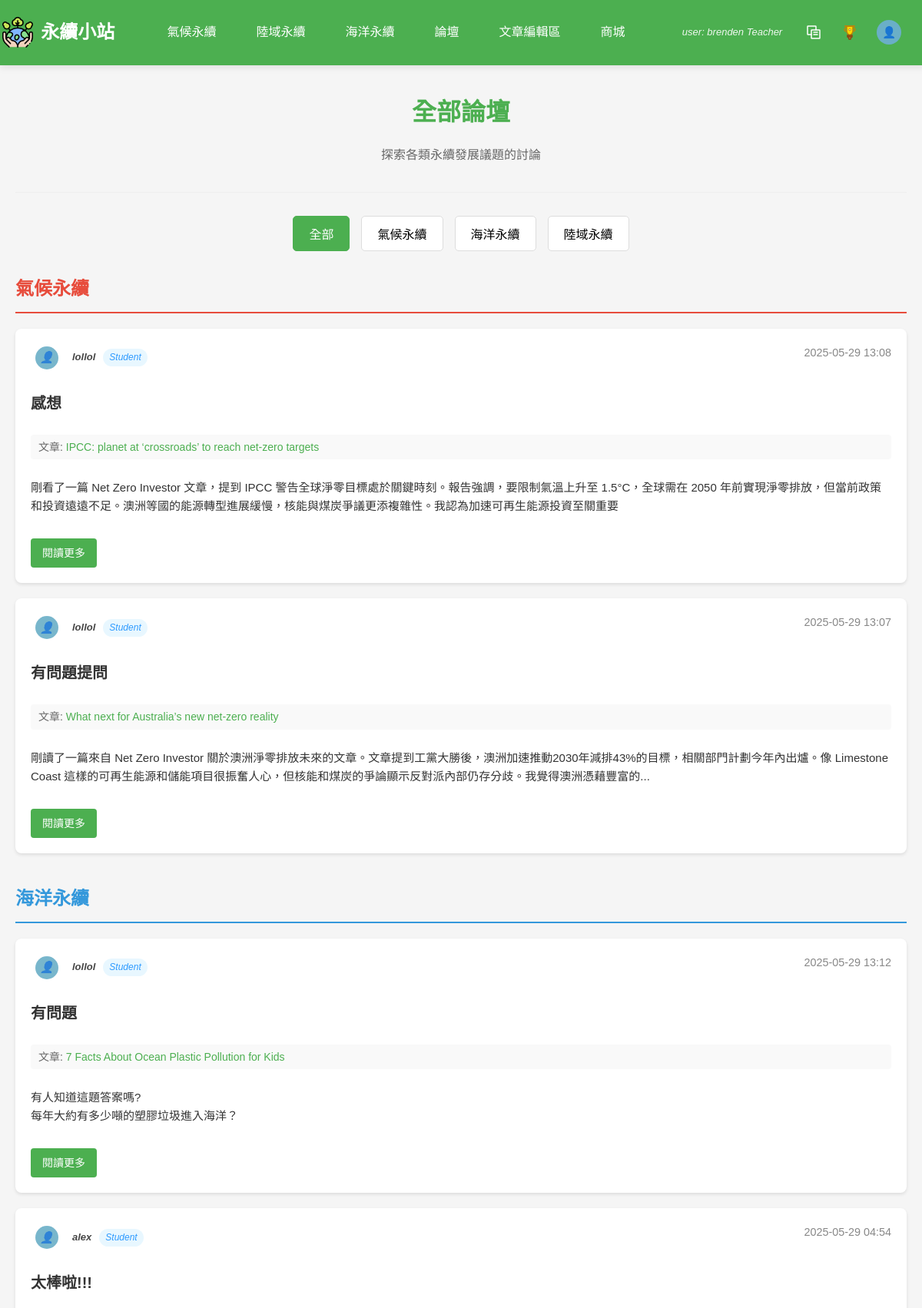
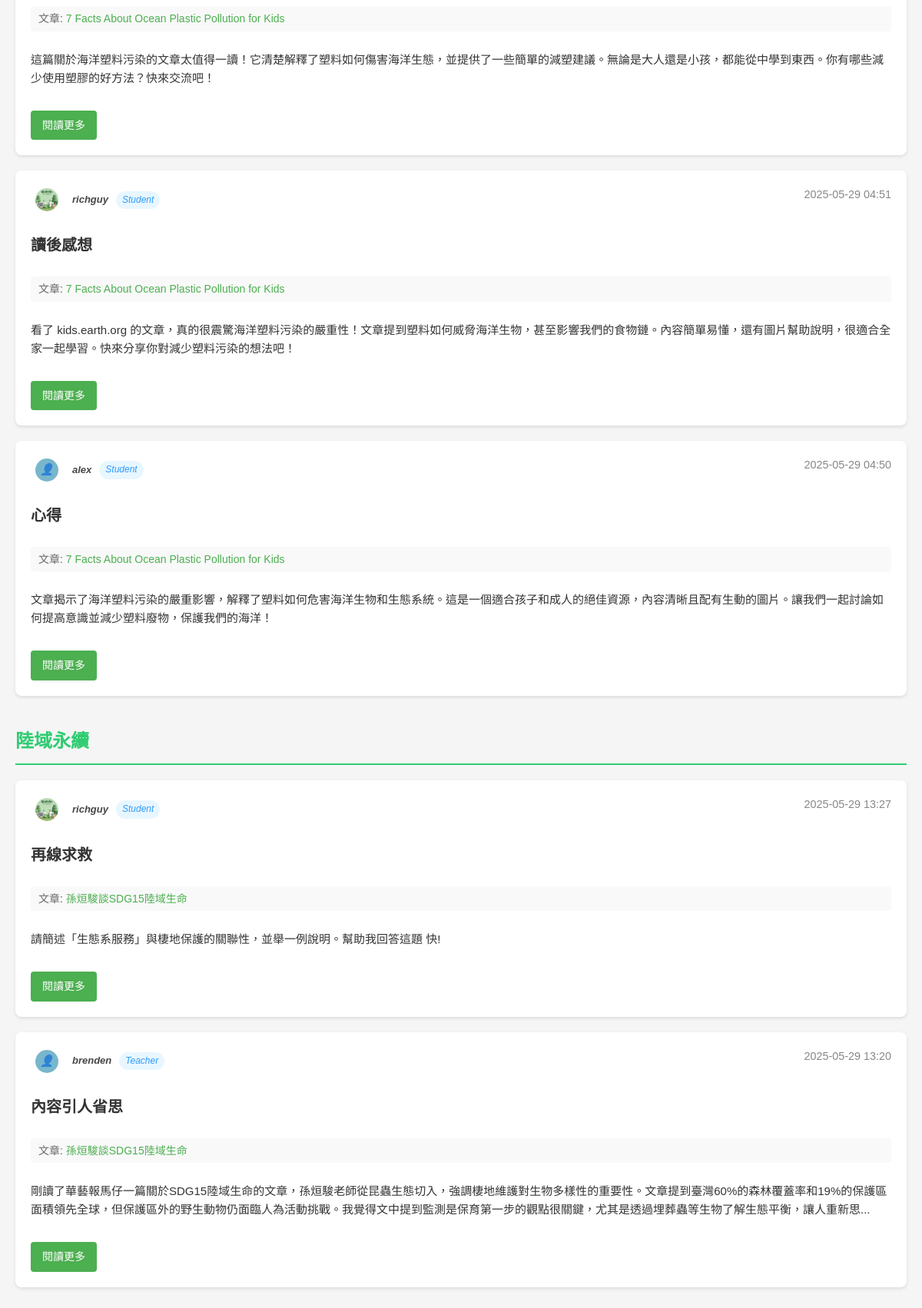
The app's page /php/all_forums.php (signed in) with its own data (2 pictures, top to bottom).
### tables this page shows
CREATE TABLE `communitypost` (
  `PostID` int(11) NOT NULL COMMENT '貼文編號 (PK)',
  `Content` text NOT NULL COMMENT '貼文內容',
  `ImageURL` varchar(255) DEFAULT NULL COMMENT '圖片網址',
  `PostDate` datetime DEFAULT current_timestamp() COMMENT '發文日期',
  `Title` varchar(50) DEFAULT NULL COMMENT '標題',
  `UserID` int(11) NOT NULL COMMENT 'FK to User',
  `ArticleID` int(11) DEFAULT NULL COMMENT '關聯的文章ID'
);

CREATE TABLE `user` (
  `UserID` int(11) NOT NULL COMMENT '使用者編號 (PK)',
  `Username` varchar(50) DEFAULT NULL COMMENT '使用者名稱',
  `Email` varchar(100) NOT NULL COMMENT '電子郵件',
  `Password` varchar(255) NOT NULL COMMENT '密碼 (加密儲存)',
  `JoinDate` datetime DEFAULT current_timestamp() COMMENT '註冊時間',
  `Status` enum('Student','Teacher','Admin') NOT NULL DEFAULT 'Student' COMMENT '使用者身份',
  `reset_token` varchar(255) DEFAULT NULL,
  `token_expire` datetime DEFAULT NULL,
  `AvatarURL` varchar(255) DEFAULT NULL,
  `BackgroundURL` varchar(255) DEFAULT NULL
);

CREATE TABLE `article` (
  `ArticleID` int(11) NOT NULL COMMENT '文章編號 (PK)',
  `Title` varchar(100) NOT NULL COMMENT '標題',
  `Category` varchar(50) NOT NULL COMMENT '分類',
  `ImageURL` varchar(255) DEFAULT NULL COMMENT '圖片網址',
  `Description` text DEFAULT NULL COMMENT '簡介',
  `ArticleURL` varchar(255) NOT NULL COMMENT '文章網址',
  `UserID` int(11) NOT NULL,
  `Content` longtext DEFAULT NULL COMMENT '文章內容',
  `created_at` timestamp NOT NULL DEFAULT current_timestamp(),
  `teacher_summary` longtext DEFAULT NULL COMMENT '老師重點整理'
);

### php/all_forums.php (the view, shortened to what this page needs)
<?php
include 'db_connect.php';
$categories = [
    'sdg13' => ['name' => '氣候永續', 'posts' => []],
    'sdg14' => ['name' => '海洋永續', 'posts' => []],
    'sdg15' => ['name' => '陸域永續', 'posts' => []]
];
$sql = "SELECT cp.*, u.Username, u.Status, u.AvatarURL, a.Category, a.Title as ArticleTitle
        FROM communitypost cp
        JOIN user u ON cp.UserID = u.UserID
        LEFT JOIN article a ON cp.ArticleID = a.ArticleID
        ORDER BY cp.PostDate DESC";
$result = $conn->query($sql);
if ($result && $result->num_rows > 0) {
    while ($row = $result->fetch_assoc()) {
        $category = $row['Category'] ?? '';
        $categories[$category]['posts'][] = $row;
    }
}
?>
<!DOCTYPE html>
<html lang="zh-TW">
<head>
    <link rel="stylesheet" href="../css/nav3.css">
    <link rel="stylesheet" href="../css/all_forums.css">
    <link rel="stylesheet" href="https://cdnjs.cloudflare.com/ajax/libs/font-awesome/5.15.4/css/all.min.css">
</head>
<body>
    <header>
        <?php include "nav.php"; ?>
    </header>
    <div class="forums-container">
        <div class="forums-header">
            <h1>全部論壇</h1>
            <p>探索各類永續發展議題的討論</p>
        </div>
        <div class="category-tabs">
            <button class="tab-btn active" data-category="all">全部</button>
            <button class="tab-btn" data-category="sdg13"><?php echo $categories['sdg13']['name']; ?></button>
            <button class="tab-btn" data-category="sdg14"><?php echo $categories['sdg14']['name']; ?></button>
            <button class="tab-btn" data-category="sdg15"><?php echo $categories['sdg15']['name']; ?></button>
        </div>
        <?php foreach ($categories as $categoryKey => $category): ?>
            <div class="category-section" id="<?php echo $categoryKey; ?>-section">
                <h2 class="category-title"><?php echo $category['name']; ?></h2>
                <div class="posts-container">
                    <?php if (empty($category['posts'])): ?>
                        <div class="no-posts">
                            <p>目前還沒有<?php echo $category['name']; ?>相關的貼文</p>
                        </div>
                    <?php else: ?>
                        <?php foreach ($category['posts'] as $post): ?>
                            <div class="post-card" data-category="<?php echo $categoryKey; ?>">
                                <div class="post-header">
                                    <div class="user-info">
                                        <?php if (!empty($post['AvatarURL'])): ?>
                                            <img src="../<?php echo htmlspecialchars($post['AvatarURL']); ?>" alt="用戶頭像" class="user-avatar" style="width: 30px; height: 30px; border-radius: 50%; margin-right: 8px;">
                                        <?php else: ?>
                                            <div class="default-avatar" style="width: 30px; height: 30px; border-radius: 50%; background: #6aafc7; display: flex; align-items: center; justify-content: center; margin-right: 8px; overflow: hidden;">
                                                <span style="font-size: 0.9rem; color: white;">👤</span>
                                            </div>
                                        <?php endif; ?>
                                        <span class="username"><?php echo htmlspecialchars($post['Username']); ?></span>
                                        <?php if (!empty($post['Status'])): ?>
                                            <span class="user-status" style="background-color: #e6f7ff; color: #1890ff; padding: 2px 8px; border-radius: 12px; font-size: 12px;"><?php echo htmlspecialchars($post['Status']); ?></span>
                                        <?php endif; ?>
                                    </div>
                                    <span class="post-date"><?php echo date('Y-m-d H:i', strtotime($post['PostDate'])); ?></span>
                                </div>
                                <h3 class="post-title">
                                    <a href="discuss.php?post_id=<?php echo $post['PostID']; ?>"><?php echo htmlspecialchars($post['Title']); ?></a>
                                </h3>
                                <div class="article-reference">
                                    <?php if (isset($post['ArticleTitle']) && !empty($post['ArticleTitle'])): ?>
                                        <span>文章: </span>
                                        <a href="article.php?id=<?php echo $post['ArticleID']; ?>"><?php echo htmlspecialchars($post['ArticleTitle']); ?></a>
                                    <?php else: ?>
                                        <span>獨立討論</span>
                                    <?php endif; ?>
                                </div>
                                <div class="post-content">
                                    <?php
                                        $content_preview = mb_substr(strip_tags($post['Content']), 0, 150, 'UTF-8');
                                        if (mb_strlen(strip_tags($post['Content']), 'UTF-8') > 150) {
                                            $content_preview .= '...';
                                        }
                                        echo nl2br(htmlspecialchars($content_preview));
                                    ?>
                                </div>
                                <a href="discuss.php?post_id=<?php echo $post['PostID']; ?>" class="read-more-btn">閱讀更多</a>
                            </div>
                        <?php endforeach; ?>
                    <?php endif; ?>
                </div>
            </div>
        <?php endforeach; ?>
    </div>
</body>
</html>

### php/nav.php (shortened to what this page needs)
<nav class="navbar">
    <div class="logo">
        <img src="../img/icon.png" style="color: white;" alt="永續小站 Logo">
        <h1 style="font-size: 24px;"><a href="index.php" class="logo-title">永續小站</a></h1>
    </div>
    <ul class="nav-links">
        <li><a href="climate.php" style="font-size: 16px;">氣候永續</a></li>
        <li><a href="landscape.php" style="font-size: 16px; ">陸域永續</a></li>
        <li><a href="ocean.php" style="font-size: 16px;">海洋永續</a></li>
        <li><a href="all_forums.php" style="font-size: 16px;">論壇</a></li>
        <?php if (isset($_SESSION['login_session']) && $_SESSION['login_session'] === true): ?>
            <?php if (isset($_SESSION['role']) && $_SESSION['role'] === 'Teacher'): ?>
                <li><a href="crawler.php">文章編輯區</a></li>
            <?php elseif (isset($_SESSION['role']) && $_SESSION['role'] === 'Admin'): ?>
                <li><a href="crawler.php">文章編輯區</a></li>
                <li><a href="view-all-qusetion.php">查看所有編輯中題目</a></li>
                <li><a href="merchandise_manage.php">商品管理</a></li>
            <?php endif; ?>
            <li><a href="shop.php">商城</a></li>
        <?php endif; ?>
    </ul>
    <div class="nav-icons">
        <?php if (isset($_SESSION['login_session']) && $_SESSION['login_session'] === true): ?>
            <?php if (isset($_SESSION['role']) && $_SESSION['role'] === 'Teacher'): ?>
                <span class="user-info">user: <?php echo $_SESSION['username']; ?> <?php echo $_SESSION['role']; ?></span>
                <a href="teacher_articles.php" class="icon-link" title="我的文章"><img src="../img/article_icon.svg" alt="我的文章"></a>
                <a href="teacher_achievement.php" class="icon-link"><img src="../img/achievement.svg" alt="成就"></a>
            <?php elseif (isset($_SESSION['role']) && $_SESSION['role'] === 'Student'): ?>
                <span class="user-info">user: <?php echo $_SESSION['username']; ?> <?php echo $_SESSION['role']; ?></span>
                <a href="achievement.php"><img src="../img/achievement.svg" alt="成就"></a>
            <?php elseif (isset($_SESSION['role']) && $_SESSION['role'] === 'Admin'): ?>
                <span class="user-info">user: <?php echo $_SESSION['username']; ?> <?php echo $_SESSION['role']; ?></span>
                <a href="teacher_achievement.php"><img src="../img/achievement.svg" alt="成就"></a>
            <?php endif; ?>
        <?php endif; ?>
        <?php if (isset($_SESSION['login_session']) && $_SESSION['login_session'] === true): ?>
            <?php
            $avatarURL = $_SESSION['AvatarURL'] ?? '';
            if (empty($avatarURL)) {
                $servername = "localhost";
                $db_username = "root";
                $db_password = "";
                $dbname = "sustain";
                $conn = new mysqli($servername, $db_username, $db_password, $dbname);
                $conn->set_charset("utf8mb4");
                $username = $_SESSION['username'];
                $sql = "SELECT AvatarURL FROM user WHERE Username='$username'";
                $result = $conn->query($sql);
                if ($result->num_rows > 0) {
                    $row = $result->fetch_assoc();
                    $avatarURL = $row['AvatarURL'] ?? '';
                }
            }
            if (!empty($avatarURL)) {
                echo '<a href="user.php"><img src="../' . htmlspecialchars($avatarURL) . '" alt="用戶" style="border-radius: 50%; width: 32px; height: 32px; object-fit: cover;"></a>';
            } else {
                echo '<a href="user.php" style="text-decoration: none;"><div class="default-avatar"><span class="default-avatar-icon">👤</span></div></a>';
            }
            ?>
        <?php endif; ?>
    </div>
</nav>

### css/nav3.css (style rules this page uses)
body, html { margin: 0; padding: 0; height: 100%; }
.navbar { background-color: #4CAF50; padding: 0.2rem; display: flex; justify-content: space-between; align-items: center; color: white; box-shadow: 0 2px 10px rgba(0, 0, 0, 0.1); position: fixed; top: 0; left: 0; width: 100%; z-index: 9999; transition: background-color 0.3s ease; }
.logo { display: flex; align-items: center; }
.logo img { width: 40px; height: 40px; margin-right: 10px; transition: transform 0.3s ease; }
.logo-title { text-decoration: none; color: white; transition: color 0.3s ease; }
.nav-links { list-style: none; padding: 0; margin: 0; display: flex; gap: 20px; }
.nav-links li a { text-decoration: none; color: white; font-size: 16px; padding: 0.5rem 1rem; transition: color 0.3s ease, background-color 0.3s ease; }
.nav-icons { display: flex; align-items: center; margin-right: 30px; }
.nav-icons a { margin-left: 15px; }
.nav-icons img { height: 40px; width: 40px; filter: brightness(100%); transition: filter 0.3s ease; }

### css/all_forums.css (style rules this page uses)
:root { --primary-color: #4CAF50; --primary-hover: #45a049; --text-dark: #333; --text-muted: #666; --text-light: #888; --bg-light: #f8f9fa; --error-bg: #f8d7da; --error-text: #721c24; --shadow: 0 2px 4px rgba(0, 0, 0, 0.1); --climate-color: #e74c3c; --ocean-color: #3498db; --land-color: #2ecc71; }
body { font-family: 'Microsoft JhengHei', Arial, sans-serif; background-color: #f5f5f5; color: var(--text-dark); line-height: 1.6; margin: 0; padding: 0; }
.forums-container { max-width: 1200px; margin: 80px auto 20px; padding: 20px; }
.forums-header { text-align: center; margin-bottom: 30px; padding-bottom: 20px; border-bottom: 1px solid #eee; }
.forums-header h1 { font-size: 32px; color: var(--primary-color); margin-bottom: 10px; }
.forums-header p { font-size: 16px; color: var(--text-muted); }
.category-tabs { display: flex; justify-content: center; gap: 15px; margin-bottom: 30px; flex-wrap: wrap; }
.tab-btn { padding: 10px 20px; background-color: #fff; border: 1px solid #ddd; border-radius: 5px; cursor: pointer; font-size: 16px; transition: all 0.3s ease; }
.tab-btn.active { background-color: var(--primary-color); color: white; border-color: var(--primary-color); }
.category-section { margin-bottom: 40px; }
.category-title { font-size: 24px; color: var(--primary-color); padding-bottom: 10px; border-bottom: 2px solid var(--primary-color); margin-bottom: 20px; }
#sdg13-section .category-title { color: var(--climate-color); border-bottom-color: var(--climate-color); }
#sdg14-section .category-title { color: var(--ocean-color); border-bottom-color: var(--ocean-color); }
#sdg15-section .category-title { color: var(--land-color); border-bottom-color: var(--land-color); }
.posts-container { display: flex; flex-direction: column; gap: 20px; }
.post-card { background: white; border-radius: 8px; box-shadow: var(--shadow); padding: 20px; transition: transform 0.2s, box-shadow 0.2s; display: flex; flex-direction: column; gap: 15px; }
.post-header { display: flex; justify-content: space-between; align-items: flex-start; margin-bottom: 10px; }
.user-info { display: flex; align-items: center; gap: 10px; }
.username { font-weight: bold; color: var(--text-dark); }
.post-date { color: var(--text-light); font-size: 0.9em; }
.post-title { margin: 0 0 10px 0; }
.post-title a { color: var(--text-dark); text-decoration: none; font-size: 20px; font-weight: bold; }
.article-reference { font-size: 14px; color: var(--text-muted); margin-bottom: 10px; padding: 5px 10px; background-color: #f9f9f9; border-radius: 4px; display: inline-block; }
.article-reference a { color: var(--primary-color); text-decoration: none; }
.post-content { color: var(--text-dark); line-height: 1.6; margin-bottom: 15px; font-size: 15px; }
.read-more-btn { display: inline-block; padding: 8px 15px; background-color: var(--primary-color); color: white; text-decoration: none; border-radius: 4px; font-size: 14px; transition: background-color 0.3s; align-self: flex-start; }

### records on screen
communitypost: UserID.Username "lollol", UserID.Status "Student", PostDate "2025-05-29 13:08", Title "感想", ArticleID.Title "IPCC: planet at ‘crossroads’ to reach net-zero targets", Content "剛看了一篇 Net Zero Investor 文章，提到 IPCC 警告全球淨零目標處於關鍵時刻。報告強調，要限制氣溫上升至 1.5°C，全球需在 2050 年前實現淨零排放，但當前政策和投資遠遠不足。澳洲等國的能源轉型進展緩慢，核能與煤炭爭議更添複雜性。我認為加速可再生能源投資至關重要"
communitypost: UserID.Username "lollol", UserID.Status "Student", PostDate "2025-05-29 13:07", Title "有問題提問", ArticleID.Title "What next for Australia’s new net-zero reality", Content "剛讀了一篇來自 Net Zero Investor 關於澳洲淨零排放未來的文章。文章提到工黨大勝後，澳洲加速推動2030年減排43%的目標，相關部門計劃今年內出爐。像 Limestone Coast 這樣的可再生能源和儲能項目很振奮人心，但核能和煤炭的爭論顯示反對派內部仍存分歧。我覺得澳洲憑藉豐富的..."
communitypost: UserID.Username "lollol", UserID.Status "Student", PostDate "2025-05-29 13:12", Title "有問題", ArticleID.Title "7 Facts About Ocean Plastic Pollution for Kids", Content "有人知道這題答案嗎? 每年大約有多少噸的塑膠垃圾進入海洋？"
communitypost: UserID.Username "alex", UserID.Status "Student", PostDate "2025-05-29 04:54", Title "太棒啦!!!", ArticleID.Title "7 Facts About Ocean Plastic Pollution for Kids", Content "這篇關於海洋塑料污染的文章太值得一讀！它清楚解釋了塑料如何傷害海洋生態，並提供了一些簡單的減塑建議。無論是大人還是小孩，都能從中學到東西。你有哪些減少使用塑膠的好方法？快來交流吧！"
communitypost: UserID.AvatarURL (picture), UserID.Username "richguy", UserID.Status "Student", PostDate "2025-05-29 04:51", Title "讀後感想", ArticleID.Title "7 Facts About Ocean Plastic Pollution for Kids", Content "看了 kids.earth.org 的文章，真的很震驚海洋塑料污染的嚴重性！文章提到塑料如何威脅海洋生物，甚至影響我們的食物鏈。內容簡單易懂，還有圖片幫助說明，很適合全家一起學習。快來分享你對減少塑料污染的想法吧！"
communitypost: UserID.Username "alex", UserID.Status "Student", PostDate "2025-05-29 04:50", Title "心得", ArticleID.Title "7 Facts About Ocean Plastic Pollution for Kids", Content "文章揭示了海洋塑料污染的嚴重影響，解釋了塑料如何危害海洋生物和生態系統。這是一個適合孩子和成人的絕佳資源，內容清晰且配有生動的圖片。讓我們一起討論如何提高意識並減少塑料廢物，保護我們的海洋！"
communitypost: UserID.AvatarURL (picture), UserID.Username "richguy", UserID.Status "Student", PostDate "2025-05-29 13:27", Title "再線求救", ArticleID.Title "孫烜駿談SDG15陸域生命", Content "請簡述「生態系服務」與棲地保護的關聯性，並舉一例說明。幫助我回答這題 快!"
communitypost: UserID.Username "brenden", UserID.Status "Teacher", PostDate "2025-05-29 13:20", Title "內容引人省思", ArticleID.Title "孫烜駿談SDG15陸域生命", Content "剛讀了華藝報馬仔一篇關於SDG15陸域生命的文章，孫烜駿老師從昆蟲生態切入，強調棲地維護對生物多樣性的重要性。文章提到臺灣60%的森林覆蓋率和19%的保護區面積領先全球，但保護區外的野生動物仍面臨人為活動挑戰。我覺得文中提到監測是保育第一步的觀點很關鍵，尤其是透過埋葬蟲等生物了解生態平衡，讓人重新思..."

### other values on screen
$_SESSION['username'] "brenden"
$_SESSION['role'] "Teacher"
$categories['sdg13']['name'] "氣候永續"
$categories['sdg14']['name'] "海洋永續"
$categories['sdg15']['name'] "陸域永續"
$category['name'] "氣候永續"
$category['name'] "海洋永續"
$category['name'] "陸域永續"
